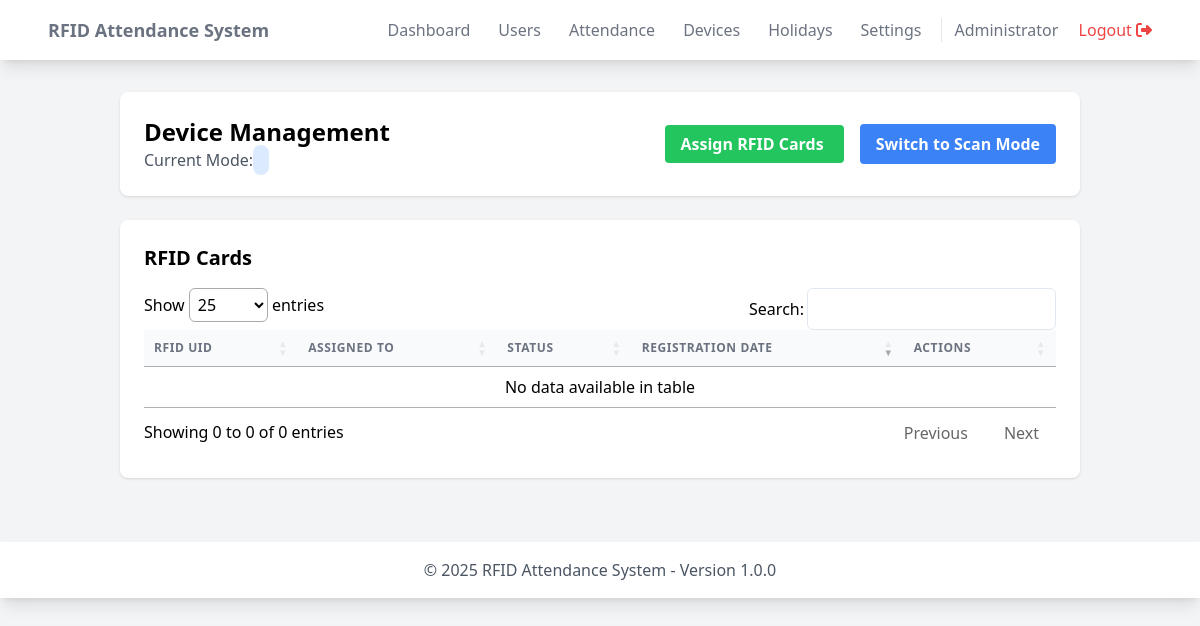
The page /admin/devices/index.php (signed in) on the database as committed earlier.
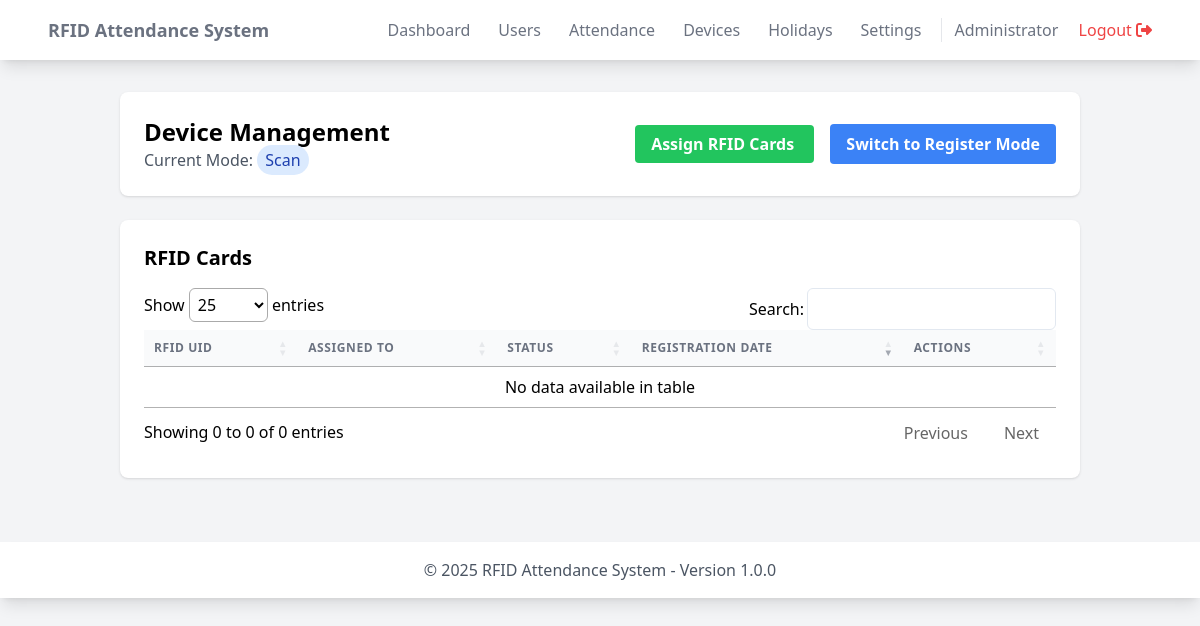
The same page on the database as committed later.
### tables this page shows
CREATE TABLE system_settings (
    id INT PRIMARY KEY AUTO_INCREMENT,
    setting_key VARCHAR(50) UNIQUE NOT NULL,
    setting_value VARCHAR(255) NOT NULL,
    setting_description TEXT,
    created_at TIMESTAMP DEFAULT CURRENT_TIMESTAMP,
    updated_at TIMESTAMP DEFAULT CURRENT_TIMESTAMP ON UPDATE CURRENT_TIMESTAMP
);

### includes/functions.php (called while the page is built, shortened)
<?php
require_once dirname(__DIR__) . '/config/database.php';
function getDatabase() {
    static $db = null;
    if ($db === null) {
        $db = new Database();
    }
    return $db;
}

### config/database.php (called while the page is built, shortened)
<?php
class Database {
    private $host;
    private $db_name;
    private $username;
    private $password;
    private $conn = null;
    public function __construct() {
        $this->host = DB_HOST;
        $this->db_name = DB_NAME;
        $this->username = DB_USER;
        $this->password = DB_PASS;
    }
    public function connect() {
        try {
            if ($this->conn === null) {
                $this->conn = new PDO(
                    "mysql:host=" . $this->host . ";dbname=" . $this->db_name,
                    $this->username,
                    $this->password,
                    [
                        PDO::ATTR_ERRMODE => PDO::ERRMODE_EXCEPTION,
                        PDO::ATTR_DEFAULT_FETCH_MODE => PDO::FETCH_ASSOC,
                        PDO::MYSQL_ATTR_INIT_COMMAND => "SET NAMES utf8"
                    ]
                );
            }
            return $this->conn;
        } catch(PDOException $e) {
            error_log("Database Connection Error: " . $e->getMessage());
            return null;
        }
    }
    public function query($sql, $params = []) {
        try {
            $stmt = $this->connect()->prepare($sql);
            $stmt->execute($params);
            return $stmt;
        } catch(PDOException $e) {
            error_log("Query Error: " . $e->getMessage());
            return false;
        }
    }
    public function single($sql, $params = []) {
        $stmt = $this->query($sql, $params);
        return $stmt ? $stmt->fetch() : false;
    }
}

### admin/devices/index.php (the view, shortened to what this page needs)
<?php
require_once dirname(__DIR__, 2) . '/includes/functions.php';
$db = getDatabase();
$deviceMode = $db->single(
    "SELECT setting_value FROM system_settings WHERE setting_key = 'device_mode'"
)['setting_value'];
require_once dirname(__DIR__, 2) . '/includes/header.php';
?>
<div class="container mx-auto px-4">
    <div class="bg-white rounded-lg shadow p-6 mb-6">
        <div class="flex justify-between items-center">
            <div>
                <h2 class="text-2xl font-bold">Device Management</h2>
                <p class="text-gray-600">Current Mode:
                    <span class="px-2 py-1 rounded-full <?= $deviceMode === 'register' ? 'bg-yellow-100 text-yellow-800' : 'bg-blue-100 text-blue-800' ?>">
                        <?= ucfirst($deviceMode) ?>
                    </span>
                </p>
            </div>
            <div class="space-x-4">
                <a href="register.php" class="bg-green-500 hover:bg-green-700 text-white font-bold py-2 px-4 rounded">
                    Assign RFID Cards
                </a>
                <form method="POST" action="mode.php" class="inline">
                    <button type="submit" class="bg-blue-500 hover:bg-blue-700 text-white font-bold py-2 px-4 rounded">
                        Switch to <?= ucfirst($deviceMode === 'scan' ? 'Register' : 'Scan') ?> Mode
                    </button>
                </form>
            </div>
        </div>
    </div>
    <div class="bg-white rounded-lg shadow p-6">
        <h3 class="text-xl font-semibold mb-4">RFID Cards</h3>
        <div class="overflow-x-auto">
            <table id="rfidTable" class="min-w-full">
                <thead class="bg-gray-50">
                    <tr>
                        <th class="px-6 py-3 text-left text-xs font-medium text-gray-500 uppercase tracking-wider">
                            RFID UID
                        </th>
                        <th class="px-6 py-3 text-left text-xs font-medium text-gray-500 uppercase tracking-wider">
                            Assigned To
                        </th>
                        <th class="px-6 py-3 text-left text-xs font-medium text-gray-500 uppercase tracking-wider">
                            Status
                        </th>
                        <th class="px-6 py-3 text-left text-xs font-medium text-gray-500 uppercase tracking-wider">
                            Registration Date
                        </th>
                        <th class="px-6 py-3 text-left text-xs font-medium text-gray-500 uppercase tracking-wider">
                            Actions
                        </th>
                    </tr>
                </thead>
                <tbody class="bg-white divide-y divide-gray-200">
                </tbody>
            </table>
        </div>
    </div>
</div>
<?php require_once dirname(__DIR__, 2) . '/includes/footer.php'; ?>

Rows that differ between the two databases and show on the page:
now on this page (row edited): system_settings: setting_value "Scan", setting_value "Register"
changed system_settings: setting_value "09:00:00" → "scan" (drawn)
Other text that changed with them:
$deviceMode === 'scan' ? 'Register' : 'Scan': "Scan" → (not shown)
